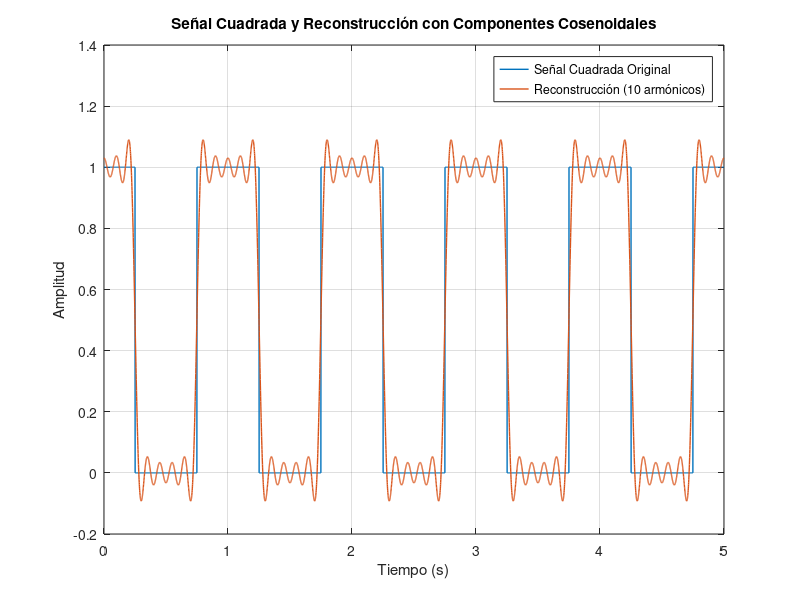

Reproduce this figure in MATLAB.
%%TP3, fourier de tren de pulsos
clear all, close all, clc;
% Definir parámetros
T = 1;          % Período (segundos)
tau = 0.5;      % Ancho del pulso (segundos)
A = 1;          % Amplitud
fs = 1000;      % Frecuencia de muestreo (Hz)
t_max = 5;      % Tiempo total (segundos)

% Crear vector de tiempo
t = 0:1/fs:t_max;
N = length(t);  % Número de muestras

% Generar el tren de pulsos rectangulares
y = zeros(size(t));  % Inicializar la señal
for i = 1:length(t)
    % Ajustar mod(t, T) para que el pulso esté centrado
    t_mod = mod(t(i) + T/2, T) - T/2;  % Desplazar para centrar el pulso
    if abs(t_mod) <= tau/2
        y(i) = A;
    else
        y(i) = 0;
    end
end

% Calcular la transformada de Fourier
Y = fft(y);  % Transformada rápida de Fourier
f = (0:N-1)*(fs/N);  % Vector de frecuencias
Y_magnitude = abs(Y)/N;  % Magnitud normalizada
Y_phase = angle(Y);      % Fase

% Ajustar el espectro para frecuencias positivas
f = f(1:floor(N/2));
Y_magnitude = Y_magnitude(1:floor(N/2));
Y_phase = Y_phase(1:floor(N/2));
Y_magnitude(2:end) = 2 * Y_magnitude(2:end);  % Duplicar magnitudes (excepto DC) por simetría

% Frecuencia fundamental
f0 = 1/T;  % Frecuencia fundamental (Hz)

% Reconstruir la señal con las componentes cosenoidales
num_harmonics = 10;  % Número de armónicos a considerar (ajustable)
y_reconstructed = zeros(size(t));  % Señal reconstruida

% Componente DC (frecuencia 0)
y_reconstructed = y_reconstructed + Y_magnitude(1) * cos(2 * pi * 0 * t + Y_phase(1));

% Sumar los armónicos
for k = 1:num_harmonics
    idx = find(abs(f - k*f0) == min(abs(f - k*f0)), 1);  % Encontrar índice de la frecuencia k*f
    if ~isempty(idx)
        amplitude = Y_magnitude(idx);
        phase = Y_phase(idx);
        y_reconstructed = y_reconstructed + amplitude * cos(2 * pi * (k*f0) * t + phase);
    end
end

% Graficar la señal original y la reconstruida superpuestas
figure 1;
plot(t, y, 'LineWidth', 1, 'DisplayName', 'Señal Cuadrada Original');
hold on; grid on;
plot(t, y_reconstructed, 'LineWidth', 1, 'DisplayName', sprintf('Reconstrucción (%d armónicos)', num_harmonics));
xlabel('Tiempo (s)');
ylabel('Amplitud');
title('Señal Cuadrada y Reconstrucción con Componentes Cosenoidales');
legend('show');

